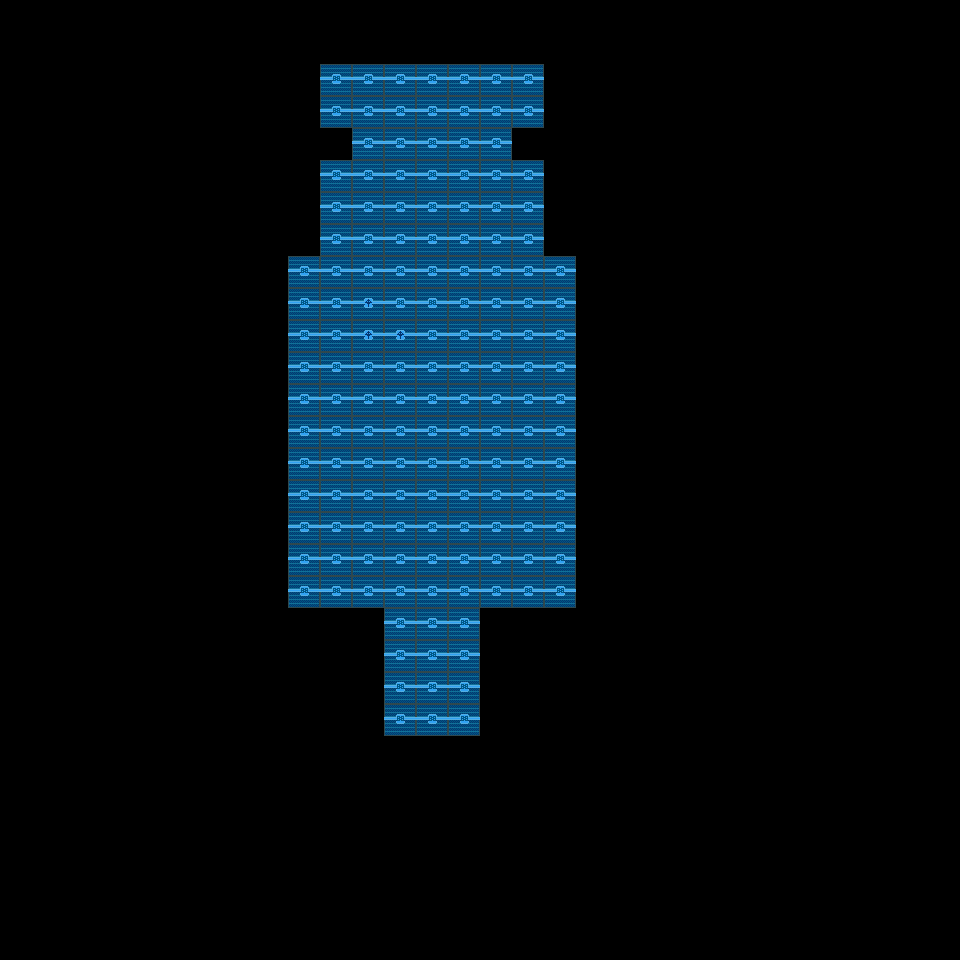

A 2D game scene composited from a Tiled map and its tileset images. What follows is a short description and the map's XML, with every tile layer's data as written:
An orthogonal 30x30 tile map with 32x32 px tiles, 1 tile layer (Tile Layer 1).

<map version="1.0" tiledversion="1.1.3" orientation="orthogonal" renderorder="right-down" width="30" height="30" tilewidth="32" tileheight="32" infinite="0" nextobjectid="1">
 <tileset firstgid="1" source="W2Tilemap.tsx" />
 <layer name="Tile Layer 1" width="30" height="30">
  <data encoding="csv">
0,0,0,0,0,0,0,0,0,0,0,0,0,0,0,0,0,0,0,0,0,0,0,0,0,0,0,0,0,0,
0,0,0,0,0,0,0,0,0,0,0,0,0,0,0,0,0,0,0,0,0,0,0,0,0,0,0,0,0,0,
0,0,0,0,0,0,0,0,0,0,21,21,21,21,21,21,21,0,0,0,0,0,0,0,0,0,0,0,0,0,
0,0,0,0,0,0,0,0,0,0,21,21,21,21,21,21,21,0,0,0,0,0,0,0,0,0,0,0,0,0,
0,0,0,0,0,0,0,0,0,0,0,21,21,21,21,21,0,0,0,0,0,0,0,0,0,0,0,0,0,0,
0,0,0,0,0,0,0,0,0,0,21,21,21,21,21,21,21,0,0,0,0,0,0,0,0,0,0,0,0,0,
0,0,0,0,0,0,0,0,0,0,21,21,21,21,21,21,21,0,0,0,0,0,0,0,0,0,0,0,0,0,
0,0,0,0,0,0,0,0,0,0,21,21,21,21,21,21,21,0,0,0,0,0,0,0,0,0,0,0,0,0,
0,0,0,0,0,0,0,0,0,21,21,21,21,21,21,21,21,21,0,0,0,0,0,0,0,0,0,0,0,0,
0,0,0,0,0,0,0,0,0,21,21,23,21,21,21,21,21,21,0,0,0,0,0,0,0,0,0,0,0,0,
0,0,0,0,0,0,0,0,0,21,21,23,23,21,21,21,21,21,0,0,0,0,0,0,0,0,0,0,0,0,
0,0,0,0,0,0,0,0,0,21,21,21,21,21,21,21,21,21,0,0,0,0,0,0,0,0,0,0,0,0,
0,0,0,0,0,0,0,0,0,21,21,21,21,21,21,21,21,21,0,0,0,0,0,0,0,0,0,0,0,0,
0,0,0,0,0,0,0,0,0,21,21,21,21,21,21,21,21,21,0,0,0,0,0,0,0,0,0,0,0,0,
0,0,0,0,0,0,0,0,0,21,21,21,21,21,21,21,21,21,0,0,0,0,0,0,0,0,0,0,0,0,
0,0,0,0,0,0,0,0,0,21,21,21,21,21,21,21,21,21,0,0,0,0,0,0,0,0,0,0,0,0,
0,0,0,0,0,0,0,0,0,21,21,21,21,21,21,21,21,21,0,0,0,0,0,0,0,0,0,0,0,0,
0,0,0,0,0,0,0,0,0,21,21,21,21,21,21,21,21,21,0,0,0,0,0,0,0,0,0,0,0,0,
0,0,0,0,0,0,0,0,0,21,21,21,21,21,21,21,21,21,0,0,0,0,0,0,0,0,0,0,0,0,
0,0,0,0,0,0,0,0,0,0,0,0,21,21,21,0,0,0,0,0,0,0,0,0,0,0,0,0,0,0,
0,0,0,0,0,0,0,0,0,0,0,0,21,21,21,0,0,0,0,0,0,0,0,0,0,0,0,0,0,0,
0,0,0,0,0,0,0,0,0,0,0,0,21,21,21,0,0,0,0,0,0,0,0,0,0,0,0,0,0,0,
0,0,0,0,0,0,0,0,0,0,0,0,21,21,21,0,0,0,0,0,0,0,0,0,0,0,0,0,0,0,
0,0,0,0,0,0,0,0,0,0,0,0,0,0,0,0,0,0,0,0,0,0,0,0,0,0,0,0,0,0,
0,0,0,0,0,0,0,0,0,0,0,0,0,0,0,0,0,0,0,0,0,0,0,0,0,0,0,0,0,0,
0,0,0,0,0,0,0,0,0,0,0,0,0,0,0,0,0,0,0,0,0,0,0,0,0,0,0,0,0,0,
0,0,0,0,0,0,0,0,0,0,0,0,0,0,0,0,0,0,0,0,0,0,0,0,0,0,0,0,0,0,
0,0,0,0,0,0,0,0,0,0,0,0,0,0,0,0,0,0,0,0,0,0,0,0,0,0,0,0,0,0,
0,0,0,0,0,0,0,0,0,0,0,0,0,0,0,0,0,0,0,0,0,0,0,0,0,0,0,0,0,0,
0,0,0,0,0,0,0,0,0,0,0,0,0,0,0,0,0,0,0,0,0,0,0,0,0,0,0,0,0,0
</data>
 </layer>
</map>
